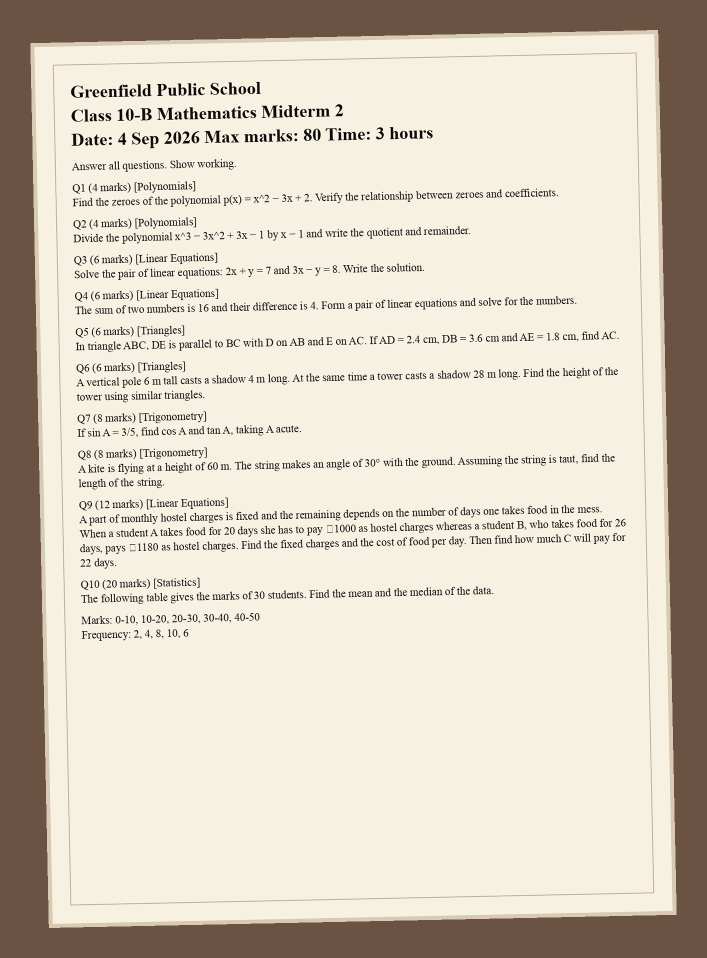
#> input picture data/samples/ingest-cases/01-paper-tagged/photo.png, 1414 x 1916 px (shown at 1/2 size)
$ python -i ocr.py   (imports and definitions only)
#> lines starting #> are read from the running program, lines starting #| are printed output that depends on the picture
"""Screenshot → paper + marks. Tesseract when present; PNG text chunk as fallback."""

from __future__ import annotations

import csv
import io
import re
from pathlib import Path
from typing import Any

from . import analyser, config, seed, store

SECTION_SPLIT = re.compile(r"^\s*SECTION\s+(Term\s*1|Midterm)\s*$", re.I | re.M)
Q_LINE = re.compile(
    r"Q\s*(\d+)\s*[\.)]?\s*\((\d+)\s*marks?\)\s*(?:\[([^\]]+)\])?\s*(?:(\d+)\s*/\s*(\d+))?",
    re.I,
)
TOTAL_RE = re.compile(r"TOTAL\s+(\d+)\s*/\s*(\d+)", re.I)
ROLL_RE = re.compile(r"Roll\s*[:#]?\s*(\d+)", re.I)
NAME_RE = re.compile(r"Name\s*[:#]?\s*([A-Za-z][A-Za-z .'-]+)", re.I)
MARKMAP_META = "markmap_kind"


# [7 lines left out: function tesseract_available, not called in this run]


def extract_text(image_bytes: bytes) -> tuple[str, str]:
    """Return (text, engine). engine is tesseract | png-meta | empty."""
    from PIL import Image, ImageEnhance, ImageFilter, ImageOps

    img = Image.open(io.BytesIO(image_bytes))
    if img.mode not in {"RGB", "L"}:
        img = img.convert("RGB")
    meta = ""
    if hasattr(img, "text"):
        blob = img.text or {}
        meta = blob.get("markmap_text") or ""
        if not _looks_like_report(meta):
            alt = blob.get(MARKMAP_META) or ""
            meta = alt if _looks_like_report(alt) else ""
    ocr = ""
    if tesseract_available():
        try:
            import pytesseract

            work = img.convert("L")
            if min(work.size) < 900:
                work = work.resize((work.width * 2, work.height * 2))
            work = ImageOps.autocontrast(work)
            work = ImageEnhance.Contrast(work).enhance(1.6)
            work = work.filter(ImageFilter.SHARPEN)
            ocr = pytesseract.image_to_string(work, config="--psm 6")
            if header_count(ocr) < 3:
                alt = pytesseract.image_to_string(work, config="--psm 4")
                if header_count(alt) > header_count(ocr):
                    ocr = alt
        except Exception:
            ocr = ""
    text = (ocr or "").strip()
    meta_text = (meta or "").strip()
    if _looks_like_report(text) and ROLL_RE.search(text) and NAME_RE.search(text):
        return text, "tesseract"
    if _looks_like_report(meta_text) and ROLL_RE.search(meta_text):
        return meta_text, "png-meta"
    if text:
        return text, "tesseract"
    return "", "empty"


# [6 lines left out: function _looks_like_report, not called in this run]


def header_count(text: str) -> int:
    return len(Q_LINE.findall(text))


HEADER_COUNT = header_count


# [75 lines left out: functions parse_report, _parse_section_body, _one_row_csv, not called in this run]


def read_and_maybe_ingest(image_bytes: bytes) -> dict[str, Any]:
    text, engine = extract_text(image_bytes)
    parsed = parse_report(text) if text else {"roll": None, "name": None, "sections": [], "raw": text}
    if not parsed.get("sections"):
        return {
            "ok": False,
            "engine": engine,
            "engine_label": "embedded sample text" if engine == "png-meta" else engine,
            "text": text,
            "error": "No Term 1 / Midterm questions found. Use a report that lists SECTION Term 1 and SECTION Midterm with Q1 (4 marks) 3/4 lines.",
            "sections": [],
            "roll": parsed.get("roll"),
            "name": parsed.get("name"),
        }
    state = store.load()
    if analyser.resolve_paper(state, "midterm") is None:
        seed.load_demo_midterm_2()
    result = ingest_parsed_report(parsed, source="screenshot")
    roll = result.get("roll") or parsed.get("roll") or "17"
    return {
        "ok": True,
        "engine": engine,
        "engine_label": "embedded sample text" if engine == "png-meta" else engine,
        "text": text,
        "error": None,
        **result,
        "roll": roll,
        "name": parsed.get("name"),
        "preview": [
            {
                "title": block["title"],
                "section": block["section"],
                "complete": block["complete"],
                "cells": block["cells"],
            }
            for block in parsed["sections"]
        ],
        "sections": analyser.student_sections(roll),
    }


# [128 lines left out: functions ingest_parsed_report, generate_ravi_report_png, render_report_text, _section_lines, _font, not called in this run]

>>> import cv2
>>> picture = cv2.imread('../data/samples/ingest-cases/01-paper-tagged/photo.png', cv2.IMREAD_GRAYSCALE)
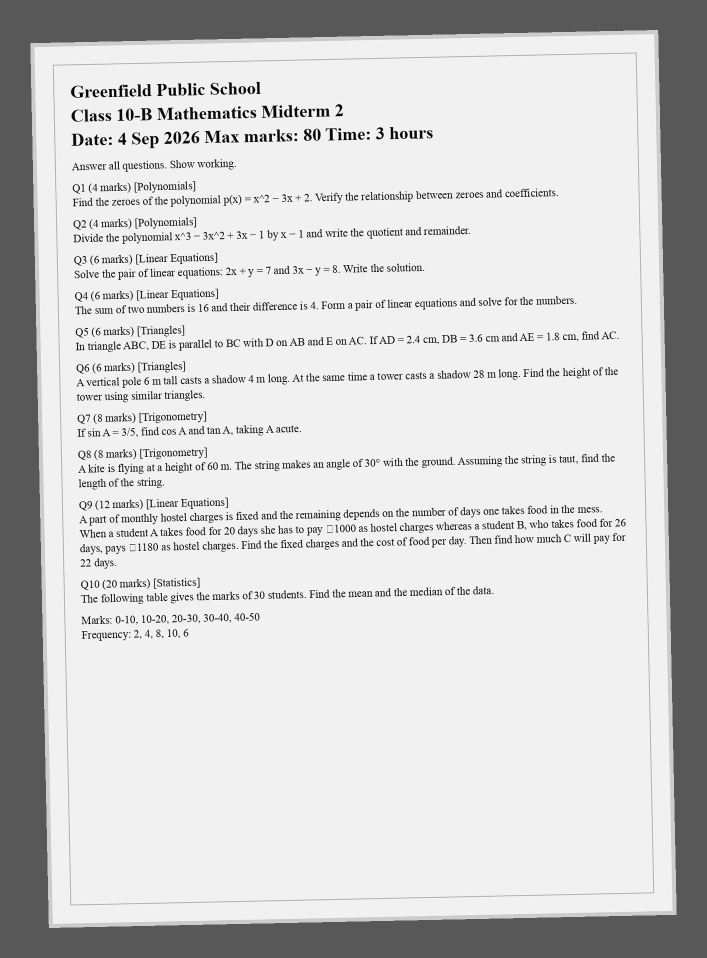
#> picture: shape (1916, 1414) (shown at 1/2 size); min 0, max 255, mean 206.5
#> (the run stopped early here; a loop or call above may not have finished)
